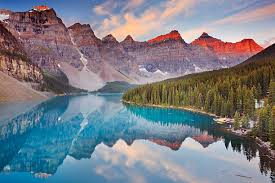
#> input picture day4/river.jpg, 275 x 183 px
$ python transformation.py
#> lines starting #> are read from the running program, lines starting #| are printed output that depends on the picture
import cv2
import numpy as np
import matplotlib.pyplot as plt
img = cv2.imread("river.jpg")
#> img is the input picture: shape (183, 275, 3); mean B, G, R 133.7, 125.2, 120.8
img = cv2.cvtColor(img, cv2.COLOR_BGR2RGB)

M = np.float32([[1,0,50], [0,1,50]])
translated = cv2.warpAffine(img, M, (img.shape[1], img.shape[0]))
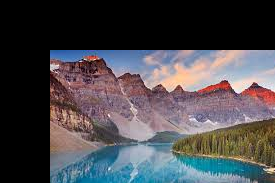
#> translated: shape (183, 275, 3); mean R, G, B 75.2, 73.4, 78

M = cv2.getRotationMatrix2D((img.shape[1]//2, img.shape[0]//2), 45, 1)
rotated = cv2.warpAffine(img, M, (img.shape[1], img.shape[0]))
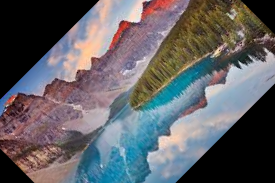
#> rotated: shape (183, 275, 3); mean R, G, B 98, 97.2, 101.6


pts1 = np.float32([[50,50],[200,50],[50,200],[200,200]])
pts2 = np.float32([[10,100],[200,50],[100,250],[220,220]])
M = cv2.getPerspectiveTransform(pts1, pts2)
perspective = cv2.warpPerspective(img, M, (img.shape[1], img.shape[0]))
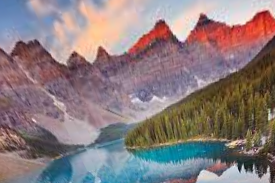
#> perspective: shape (183, 275, 3); mean R, G, B 138.4, 123.9, 125.9

titles = ["Original", "Translated", "Rotated", "Perspective"]
images = [img, translated, rotated, perspective]
for i in range(4):
    plt.subplot(2,2,i+1), plt.imshow(images[i]), plt.title(titles[i])
    plt.axis("off")
plt.show()
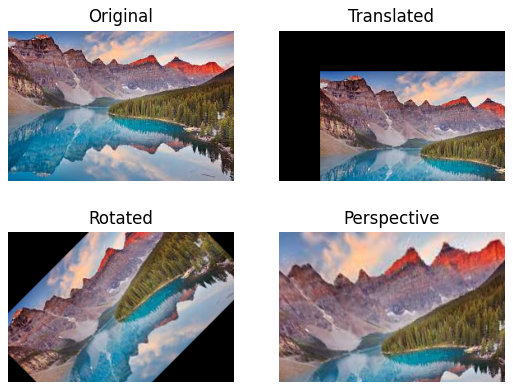
#> figure drawn by matplotlib, 4 panels
